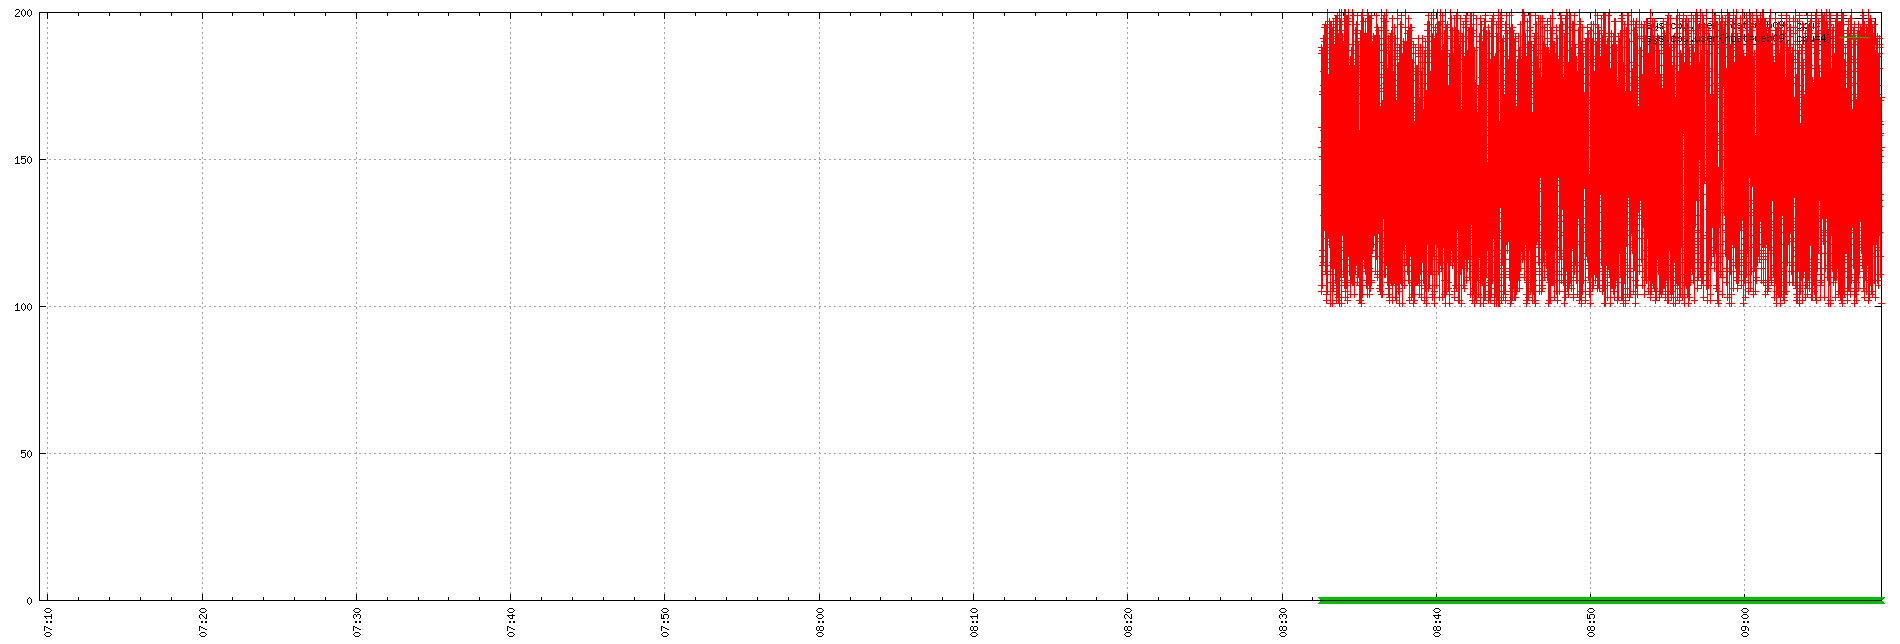

Write gnuplot code to recreate this figure.
set term png small size 1900,644
set xdata time
set timefmt "%s"
if (GPVAL_VERSION < 4.6) set xtics rotate; else set xtics rotate right
set output "${TMPDIR-'tmp'}/tsd/4e515c18.png"
set xrange ["1673766568":"1673773731"]
set format x "%H:%M"
set grid
set style data linespoint
set key right box
set yrange [0:]
plot  "${TMPDIR-'tmp'}/tsd/4e515c18_0.dat" using 1:2 title "sys.cpu.user{host=web09, cpu=3}", \
 "${TMPDIR-'tmp'}/tsd/4e515c18_1.dat" using 1:2 title "sys.cpu.user{host=web09, cpu=4}"
